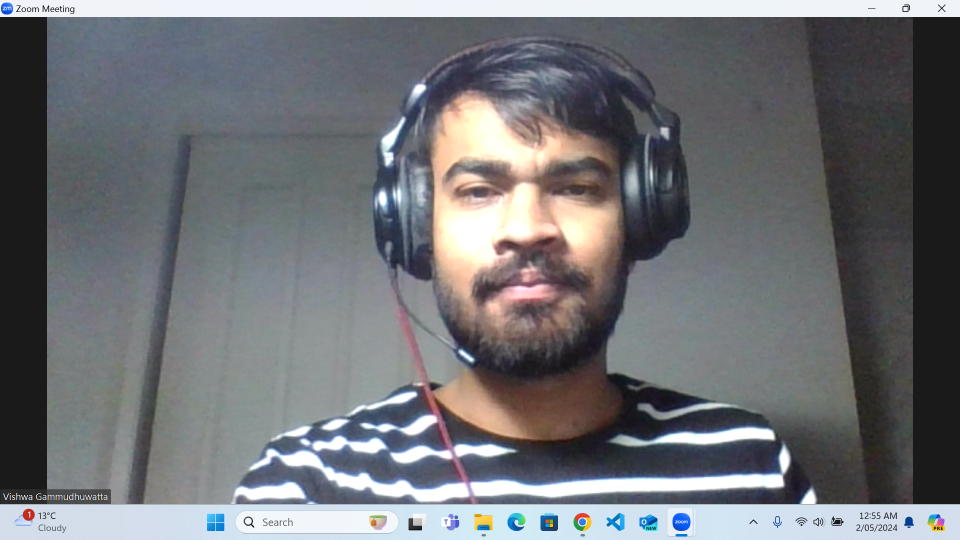
#> input picture Age and gender detection using computer vision/image1.png, 1919 x 1079 px (shown at 1/2 size)
$ jupyter execute --allow-errors predict.ipynb
#> lines starting #> are read from the running program, lines starting #| are printed output that depends on the picture
[cell 1]
import cv2
import matplotlib.pyplot as plt

[cell 2]
# Input image
image = cv2.imread('./image1.png')
#> image is the input picture: shape (1079, 1919, 3); mean B, G, R 117.4, 113.8, 112.1
image = cv2.resize(image, (720, 640))
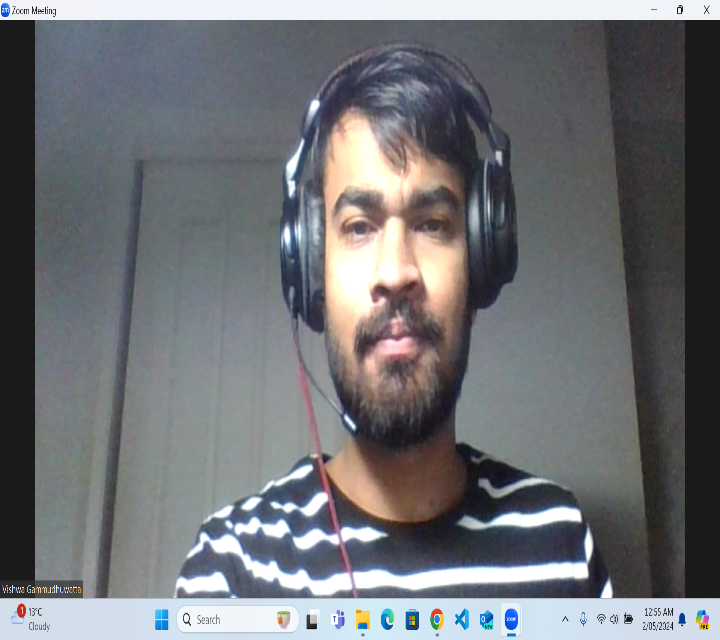
#> image: shape (640, 720, 3); mean B, G, R 117.3, 113.6, 112

[cell 3]
# Importing Models and set mean values
face1 = "./models/opencv_face_detector.pbtxt"
face2 = "./models/opencv_face_detector_uint8.pb"
age1 = "./models/age_deploy.prototxt"
age2 = "./models/age_net.caffemodel"
gen1 = "./models/gender_deploy.prototxt"
gen2 = "./models/gender_net.caffemodel"

MODEL_MEAN_VALUES = (78.4263377603, 87.7689143744, 114.895847746)

# Using models
# Face
#> (the rest of this cell did not finish here and is left out)

[cell 4]
# Categories of distribution
la = ['(0-2)', '(4-6)', '(8-12)', '(15-20)',
      '(25-32)', '(38-43)', '(48-53)', '(60-100)']
lg = ['Male', 'Female']

[cell 5]
# Copy image
fr_cv = image.copy()

[cell 6]
# Face detection
fr_h = fr_cv.shape[0]
#> fr_h = 640
fr_w = fr_cv.shape[1]
#> fr_w = 720
blob = cv2.dnn.blobFromImage(fr_cv, 1.0, (300, 300),
                             [104, 117, 123], True, False)

#> (the rest of this cell did not finish here and is left out)

[cell 7]
# Face bounding box creation
faceBoxes = []
#> (the rest of this cell did not finish here and is left out)

[cell 8]
# Checking if face detected or not
if not faceBoxes:
    print("No face detected")

# Final results (otherwise)
# Loop for all the faces detected
for faceBox in faceBoxes:

    #Extracting face as per the faceBox
    face = fr_cv[max(0, faceBox[1]-15):
                 min(faceBox[3]+15, fr_cv.shape[0]-1),
                 max(0, faceBox[0]-15):min(faceBox[2]+15,
                               fr_cv.shape[1]-1)]

    #Extracting the main blob part
    blob = cv2.dnn.blobFromImage(
        face, 1.0, (227, 227), MODEL_MEAN_VALUES, swapRB=False)

    #Prediction of gender
    gen.setInput(blob)
    genderPreds = gen.forward()
    gender = lg[genderPreds[0].argmax()]

    #Prediction of age
    age.setInput(blob)
    agePreds = age.forward()
    age = la[agePreds[0].argmax()]

    #Putting text of age and gender
    #At the top of box
    cv2.putText(fr_cv,
                f'{gender}, {age}',
                (faceBox[0]-150, faceBox[1]+10),
                cv2.FONT_HERSHEY_SIMPLEX,
                1.3,
                (217, 0, 0),
                4,
                cv2.LINE_AA)

    plt.figure(figsize=(7, 7))
    plt.imshow(fr_cv)
